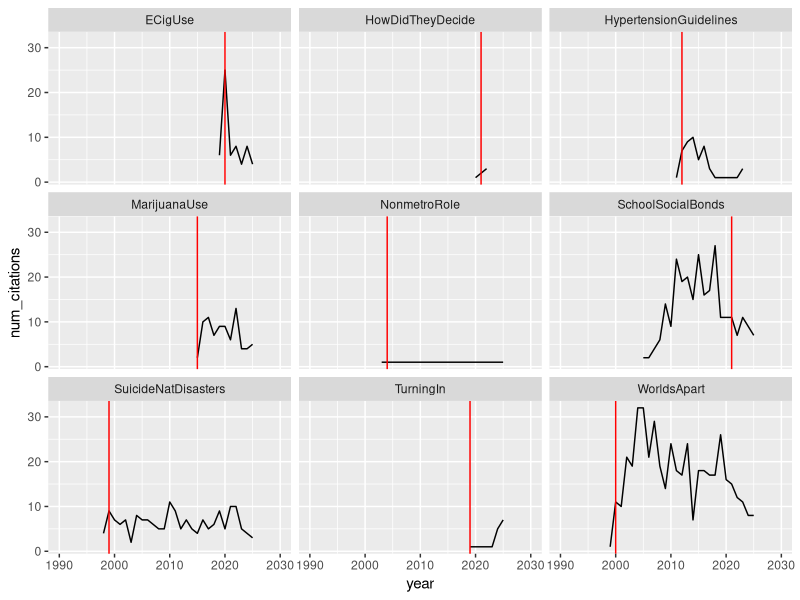

Write the R code that produced this figure.
## ---- chunk 1
library(tidyverse)
library(parallel)
library(lubridate)

knitr::opts_chunk$set(echo = TRUE)
# setwd(...)

# load data
merged <- read_csv("merged.csv")
refs <- read_csv("citations/refs_merged.csv")
## ---- chunk 2
# number of citations per paper
refs |> group_by(filepath) |> count()

# add retraction years to refs
refs$ret.year <- numeric(length = nrow(refs))
refs$ret.year[which(refs$filepath == "ECigUse")] <- merged$RetractionYear[5]
refs$ret.year[which(refs$filepath == "HowDidTheyDecide")] <- merged$RetractionYear[6]
refs$ret.year[which(refs$filepath == "HypertensionGuidelines")] <- merged$RetractionYear[9]
refs$ret.year[which(refs$filepath == "MarijuanaUse")] <- merged$RetractionYear[7]
refs$ret.year[which(refs$filepath == "NonmetroRole")] <- merged$RetractionYear[2]
refs$ret.year[which(refs$filepath == "SchoolSocialBonds")] <- merged$RetractionYear[3]
refs$ret.year[which(refs$filepath == "SuicideNatDisasters")] <- merged$RetractionYear[4]
refs$ret.year[which(refs$filepath == "TurningIn")] <- merged$RetractionYear[8]
refs$ret.year[which(refs$filepath == "WorldsApart")] <- merged$RetractionYear[1]

# number of citations per paper by year
refsbyyear <- refs |> group_by(filepath, year, ret.year) |>
  summarise(num_citations = n())
(head(refsbyyear, 20))
## ---- chunk 3
# plot citations by year
refsbyyear |> 
  group_by(filepath) |>
  ggplot(aes(x = year, y = num_citations)) +
    geom_line() +
    geom_vline(aes(xintercept = ret.year), colour = "red") +
    xlim(1990, 2030) +
    facet_wrap(~filepath)

## ---- chunk 4
refsbyyear |> group_by(filepath, year <= ret.year) |>
  count()
